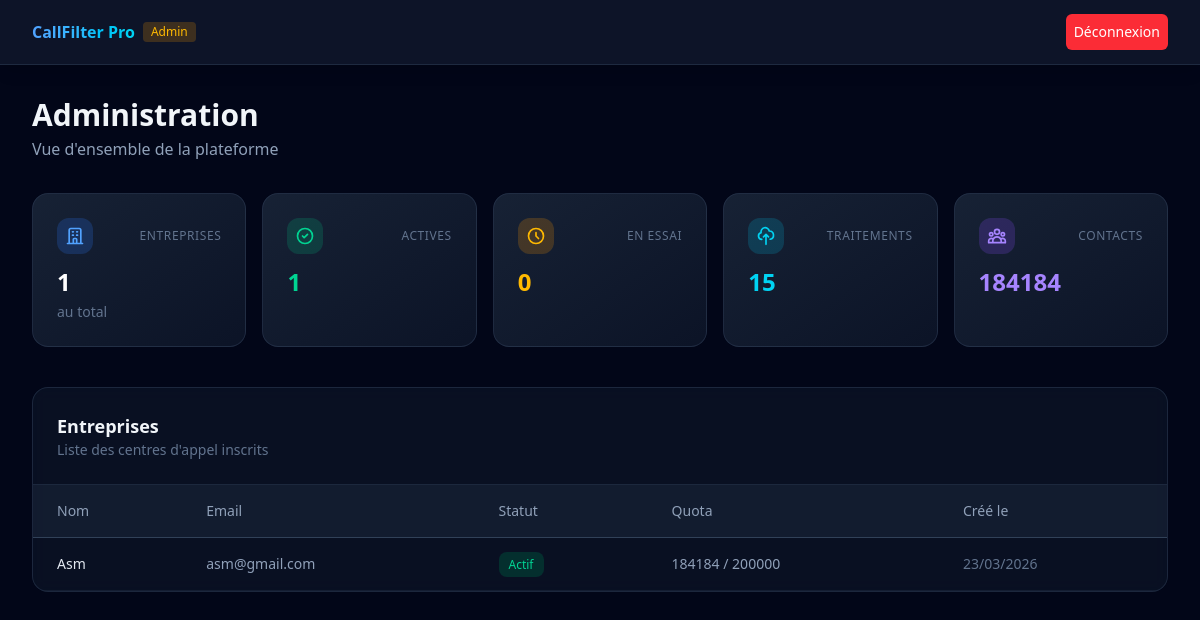
/dashboard/admin/ (signed in), run on the app's committed database.
### apps/companies/models.py (models this page shows, shortened)
class Company(models.Model):
    SUBSCRIPTION_CHOICES = [
        ('trial', 'Essai'),
        ('active', 'Actif'),
        ('expired', 'Expiré'),
        ('suspended', 'Suspendu'),
    ]
    name = models.CharField('Nom', max_length=255)
    user = models.OneToOneField(
        settings.AUTH_USER_MODEL,
        on_delete=models.CASCADE,
        related_name='company'
    )
    subscription_status = models.CharField(
        'Statut abonnement',
        max_length=20,
        choices=SUBSCRIPTION_CHOICES,
        default='trial'
    )
    current_plan = models.ForeignKey(
        'billing.Plan',
        on_delete=models.SET_NULL,
        null=True,
        blank=True,
        related_name='companies'
    )
    monthly_quota = models.IntegerField('Quota mensuel', default=500)
    contacts_used_this_month = models.IntegerField('Contacts utilisés ce mois', default=0)
    quota_reset_at = models.DateField('Prochain renouvellement', null=True, blank=True)
    created_at = models.DateTimeField(auto_now_add=True)
    logo = models.ImageField('Logo', upload_to='company_logos/', null=True, blank=True)
    class Meta:
        verbose_name = 'Entreprise'
        verbose_name_plural = 'Entreprises'

### apps/accounts/models.py (models this page shows, shortened)
class User(AbstractUser):
    username = None
    email = models.EmailField('email', unique=True)
    is_company = models.BooleanField('Entreprise', default=False)
    is_admin = models.BooleanField('Admin plateforme', default=False)
    USERNAME_FIELD = 'email'
    REQUIRED_FIELDS = []
    objects = UserManager()
    class Meta:
        verbose_name = 'Utilisateur'
        verbose_name_plural = 'Utilisateurs'

### apps/dashboard/views.py (the view)
# urls.py: path('admin/', views.admin_dashboard, name='admin_dashboard'),
@login_required
@admin_required
def admin_dashboard(request):
    companies = Company.objects.select_related('user', 'current_plan').order_by('-created_at')
    total_uploads = UploadedFile.objects.count()
    total_contacts = sum(c.contacts_used_this_month for c in Company.objects.all())
    active_companies = companies.filter(subscription_status='active').count()
    trial_companies = companies.filter(subscription_status='trial').count()
    context = {
        'companies': companies,
        'total_uploads': total_uploads,
        'total_contacts': total_contacts,
        'companies_count': companies.count(),
        'active_companies': active_companies,
        'trial_companies': trial_companies,
    }
    return render(request, 'dashboard/admin_dashboard.html', context)

### templates/dashboard/admin_dashboard.html (shortened to what this page needs)
{% extends "base.html" %}
{% block nav %}
<nav class="border-b border-slate-700/50 bg-slate-900/90 backdrop-blur-xl sticky top-0 z-40 shadow-lg">
    <div class="max-w-7xl mx-auto px-4 sm:px-6 lg:px-8">
        <div class="flex justify-between h-16 items-center">
            <a href="{% url 'dashboard:admin_dashboard' %}" class="flex items-center gap-2">
                <span class="text-transparent bg-clip-text bg-gradient-to-r from-blue-400 to-cyan-400 font-bold">CallFilter Pro</span>
                <span class="px-2 py-0.5 rounded text-xs font-medium bg-amber-500/20 text-amber-400">Admin</span>
            </a>
            <form method="post" action="{% url 'accounts:logout' %}">{% csrf_token %}
               <button type="submit" class="text-white p-2 rounded-md duration-300 bg-red-500 hover:bg-red-400  cursor-pointer text-sm ">Déconnexion</button>
            </form>
        </div>
    </div>
</nav>
{% endblock %}
{% block content %}
<div class="max-w-7xl mx-auto px-4 sm:px-6 lg:px-8 py-8">
    <div class="mb-8">
        <h1 class="text-2xl md:text-3xl font-bold text-slate-100">Administration</h1>
        <p class="text-slate-400 mt-1">Vue d'ensemble de la plateforme</p>
    </div>
    <div class="grid grid-cols-1 sm:grid-cols-2 lg:grid-cols-5 gap-4 mb-10">
        <div class="rounded-2xl border border-slate-700/50 bg-gradient-to-br from-slate-800/80 to-slate-900/80 p-6 backdrop-blur-sm hover:border-blue-500/30 transition-all">
            <div class="flex items-center justify-between mb-3">
                <span class="p-2 rounded-xl bg-blue-500/20"><svg class="w-5 h-5 text-blue-400" fill="none" stroke="currentColor" viewBox="0 0 24 24"><path stroke-linecap="round" stroke-linejoin="round" stroke-width="2" d="M19 21V5a2 2 0 00-2-2H7a2 2 0 00-2 2v16m14 0h2m-2 0h-5m-9 0H3m2 0h5M9 7h1m-1 4h1m4-4h1m-1 4h1m-5 10v-5a1 1 0 011-1h2a1 1 0 011 1v5m-4 0h4"/></svg></span>
                <span class="text-xs text-slate-500 uppercase tracking-wider">Entreprises</span>
            </div>
            <p class="text-2xl font-bold text-white">{{ companies_count }}</p>
            <p class="text-slate-500 text-sm mt-1">au total</p>
        </div>
        <div class="rounded-2xl border border-slate-700/50 bg-gradient-to-br from-slate-800/80 to-slate-900/80 p-6 backdrop-blur-sm hover:border-emerald-500/30 transition-all">
            <div class="flex items-center justify-between mb-3">
                <span class="p-2 rounded-xl bg-emerald-500/20"><svg class="w-5 h-5 text-emerald-400" fill="none" stroke="currentColor" viewBox="0 0 24 24"><path stroke-linecap="round" stroke-linejoin="round" stroke-width="2" d="M9 12l2 2 4-4m6 2a9 9 0 11-18 0 9 9 0 0118 0z"/></svg></span>
                <span class="text-xs text-slate-500 uppercase tracking-wider">Actives</span>
            </div>
            <p class="text-2xl font-bold text-emerald-400">{{ active_companies }}</p>
        </div>
        <div class="rounded-2xl border border-slate-700/50 bg-gradient-to-br from-slate-800/80 to-slate-900/80 p-6 backdrop-blur-sm hover:border-amber-500/30 transition-all">
            <div class="flex items-center justify-between mb-3">
                <span class="p-2 rounded-xl bg-amber-500/20"><svg class="w-5 h-5 text-amber-400" fill="none" stroke="currentColor" viewBox="0 0 24 24"><path stroke-linecap="round" stroke-linejoin="round" stroke-width="2" d="M12 8v4l3 3m6-3a9 9 0 11-18 0 9 9 0 0118 0z"/></svg></span>
                <span class="text-xs text-slate-500 uppercase tracking-wider">En essai</span>
            </div>
            <p class="text-2xl font-bold text-amber-400">{{ trial_companies }}</p>
        </div>
        <div class="rounded-2xl border border-slate-700/50 bg-gradient-to-br from-slate-800/80 to-slate-900/80 p-6 backdrop-blur-sm hover:border-cyan-500/30 transition-all">
            <div class="flex items-center justify-between mb-3">
                <span class="p-2 rounded-xl bg-cyan-500/20"><svg class="w-5 h-5 text-cyan-400" fill="none" stroke="currentColor" viewBox="0 0 24 24"><path stroke-linecap="round" stroke-linejoin="round" stroke-width="2" d="M7 16a4 4 0 01-.88-7.903A5 5 0 1115.9 6L16 6a5 5 0 011 9.9M15 13l-3-3m0 0l-3 3m3-3v12"/></svg></span>
                <span class="text-xs text-slate-500 uppercase tracking-wider">Traitements</span>
            </div>
            <p class="text-2xl font-bold text-cyan-400">{{ total_uploads }}</p>
        </div>
        <div class="rounded-2xl border border-slate-700/50 bg-gradient-to-br from-slate-800/80 to-slate-900/80 p-6 backdrop-blur-sm hover:border-violet-500/30 transition-all">
            <div class="flex items-center justify-between mb-3">
                <span class="p-2 rounded-xl bg-violet-500/20"></span>
                <span class="text-xs text-slate-500 uppercase tracking-wider">Contacts</span>
            </div>
            <p class="text-2xl font-bold text-violet-400">{{ total_contacts }}</p>
        </div>
    </div>
    <div class="rounded-2xl border border-slate-700/50 bg-slate-800/30 backdrop-blur-sm overflow-hidden">
        <div class="p-6 border-b border-slate-700/50">
            <h2 class="text-lg font-semibold text-slate-100">Entreprises</h2>
            <p class="text-slate-500 text-sm">Liste des centres d'appel inscrits</p>
        </div>
        <div class="overflow-x-auto">
            <table class="w-full text-sm">
                <thead>
                    <tr class="text-slate-400 border-b border-slate-700 bg-slate-800/50">
                        <th class="text-left py-4 px-6 font-medium">Nom</th>
                        <th class="text-left py-4 px-6 font-medium">Email</th>
                        <th class="text-left py-4 px-6 font-medium">Statut</th>
                        <th class="text-left py-4 px-6 font-medium">Quota</th>
                        <th class="text-left py-4 px-6 font-medium">Créé le</th>
                    </tr>
                </thead>
                <tbody>
                    {% for c in companies %}
                    <tr class="border-b border-slate-700/30 hover:bg-slate-700/20">
                        <td class="py-4 px-6 text-slate-200 font-medium">{{ c.name }}</td>
                        <td class="py-4 px-6 text-slate-400">{{ c.user.email }}</td>
                        <td class="py-4 px-6">
                            <span class="px-2.5 py-1 rounded-lg text-xs font-medium {% if c.subscription_status == 'active' %}bg-emerald-900/50 text-emerald-400{% elif c.subscription_status == 'trial' %}bg-amber-900/50 text-amber-400{% elif c.subscription_status == 'expired' %}bg-red-900/50 text-red-400{% else %}bg-slate-700 text-slate-400{% endif %}">{{ c.get_subscription_status_display }}</span>
                        </td>
                        <td class="py-4 px-6 text-slate-400">{{ c.contacts_used_this_month }} / {{ c.monthly_quota }}</td>
                        <td class="py-4 px-6 text-slate-500">{{ c.created_at|date:"d/m/Y" }}</td>
                    </tr>
                    {% empty %}
                    <tr><td colspan="5" class="py-16 text-center text-slate-500">Aucune entreprise</td></tr>
                    {% endfor %}
                </tbody>
            </table>
        </div>
    </div>
</div>
{% endblock %}

### data on the page
Company: name "Asm", user.email "asm@gmail.com", subscription_status "Actif", contacts_used_this_month "184184", monthly_quota "200000", created_at "23/03/2026"

### other printed values
{{ companies_count }} "1"
{{ active_companies }} "1"
{{ trial_companies }} "0"
{{ total_uploads }} "15"
{{ total_contacts }} "184184"
